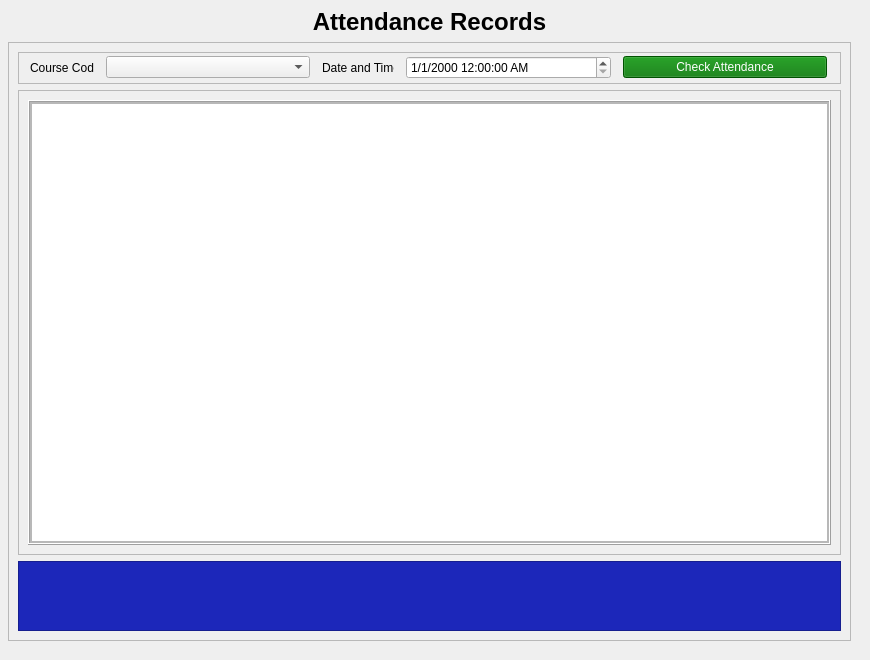
            <widget class="QWidget" name="attendance_record_page">
             <widget class="QFrame" name="frame">
              <property name="geometry">
               <rect>
                <x>-1</x>
                <y>-1</y>
                <width>861</width>
                <height>651</height>
               </rect>
              </property>
              <property name="minimumSize">
               <size>
                <width>861</width>
                <height>651</height>
               </size>
              </property>
              <property name="frameShape">
               <enum>QFrame::NoFrame</enum>
              </property>
              <property name="frameShadow">
               <enum>QFrame::Raised</enum>
              </property>
              <layout class="QVBoxLayout" name="verticalLayout_12">
               <item>
                <widget class="QLabel" name="label">
                 <property name="maximumSize">
                  <size>
                   <width>16777215</width>
                   <height>70</height>
                  </size>
                 </property>
                 <property name="font">
                  <font>
                   <pointsize>18</pointsize>
                   <weight>75</weight>
                   <bold>true</bold>
                  </font>
                 </property>
                 <property name="text">
                  <string>Attendance Records</string>
                 </property>
                 <property name="alignment">
                  <set>Qt::AlignCenter</set>
                 </property>
                </widget>
               </item>
               <item>
                <widget class="QFrame" name="frame_13">
                 <property name="frameShape">
                  <enum>QFrame::StyledPanel</enum>
                 </property>
                 <property name="frameShadow">
                  <enum>QFrame::Raised</enum>
                 </property>
                 <layout class="QVBoxLayout" name="verticalLayout_13">
                  <item>
                   <widget class="QFrame" name="frame_18">
                    <property name="minimumSize">
                     <size>
                      <width>0</width>
                      <height>32</height>
                     </size>
                    </property>
                    <property name="frameShape">
                     <enum>QFrame::StyledPanel</enum>
                    </property>
                    <property name="frameShadow">
                     <enum>QFrame::Raised</enum>
                    </property>
                    <widget class="QWidget" name="horizontalLayoutWidget">
                     <property name="geometry">
                      <rect>
                       <x>0</x>
                       <y>0</y>
                       <width>821</width>
                       <height>31</height>
                      </rect>
                     </property>
                     <layout class="QHBoxLayout" name="horizontalLayout_8">
                      <property name="spacing">
                       <number>12</number>
                      </property>
                      <property name="leftMargin">
                       <number>12</number>
                      </property>
                      <property name="rightMargin">
                       <number>12</number>
                      </property>
                      <item>
                       <widget class="QLabel" name="label_9">
                        <property name="minimumSize">
                         <size>
                          <width>64</width>
                          <height>0</height>
                         </size>
                        </property>
                        <property name="maximumSize">
                         <size>
                          <width>64</width>
                          <height>16777215</height>
                         </size>
                        </property>
                        <property name="text">
                         <string>Course Code:</string>
                        </property>
                       </widget>
                      </item>
                      <item>
                       <widget class="QComboBox" name="course_code_comboBox"/>
                      </item>
                      <item>
                       <widget class="QLabel" name="label_8">
                        <property name="minimumSize">
                         <size>
                          <width>72</width>
                          <height>0</height>
                         </size>
                        </property>
                        <property name="maximumSize">
                         <size>
                          <width>72</width>
                          <height>16777215</height>
                         </size>
                        </property>
                        <property name="text">
                         <string>Date and Time:</string>
                        </property>
                       </widget>
                      </item>
                      <item>
                       <widget class="QDateTimeEdit" name="course_dateTimeEdit">
                        <property name="displayFormat">
                         <string>M/d/yyyy h:mm:ss AP</string>
                        </property>
                       </widget>
                      </item>
                      <item>
                       <widget class="QPushButton" name="get_attendance">
                        <property name="styleSheet">
                         <string notr="true">QPushButton {
	color: rgb(255, 255, 255);
	background-color: rgb(0, 115, 0);
	
}

QPushButton:hover {
	background-color: rgb(0, 170, 0);
}</string>
                        </property>
                        <property name="text">
                         <string>Check Attendance</string>
                        </property>
                       </widget>
                      </item>
                     </layout>
                    </widget>
                   </widget>
                  </item>
                  <item>
                   <widget class="QFrame" name="frame_14">
                    <property name="frameShape">
                     <enum>QFrame::StyledPanel</enum>
                    </property>
                    <property name="frameShadow">
                     <enum>QFrame::Raised</enum>
                    </property>
                    <layout class="QHBoxLayout" name="horizontalLayout_2">
                     <item>
                      <widget class="QFrame" name="frame_16">
                       <property name="frameShape">
                        <enum>QFrame::Box</enum>
                       </property>
                       <property name="frameShadow">
                        <enum>QFrame::Raised</enum>
                       </property>
                       <layout class="QVBoxLayout" name="verticalLayout_14">
                        <property name="spacing">
                         <number>0</number>
                        </property>
                        <property name="leftMargin">
                         <number>0</number>
                        </property>
                        <property name="topMargin">
                         <number>0</number>
                        </property>
                        <property name="rightMargin">
                         <number>0</number>
                        </property>
                        <property name="bottomMargin">
                         <number>0</number>
                        </property>
                        <item>
                         <widget class="QFrame" name="frame_17">
                          <property name="frameShape">
                           <enum>QFrame::StyledPanel</enum>
                          </property>
                          <property name="frameShadow">
                           <enum>QFrame::Raised</enum>
                          </property>
                          <layout class="QHBoxLayout" name="horizontalLayout_6">
                           <property name="spacing">
                            <number>0</number>
                           </property>
                           <property name="leftMargin">
                            <number>0</number>
                           </property>
                           <property name="topMargin">
                            <number>0</number>
                           </property>
                           <property name="rightMargin">
                            <number>0</number>
                           </property>
                           <property name="bottomMargin">
                            <number>0</number>
                           </property>
                           <item>
                            <widget class="QTableView" name="attendance_table"/>
                           </item>
                          </layout>
                         </widget>
                        </item>
                       </layout>
                      </widget>
                     </item>
                    </layout>
                   </widget>
                  </item>
                  <item>
                   <widget class="QFrame" name="frame_15">
                    <property name="minimumSize">
                     <size>
                      <width>0</width>
                      <height>70</height>
                     </size>
                    </property>
                    <property name="maximumSize">
                     <size>
                      <width>16777215</width>
                      <height>70</height>
                     </size>
                    </property>
                    <property name="styleSheet">
                     <string notr="true">background-color: rgb(28, 39, 186);</string>
                    </property>
                    <property name="frameShape">
                     <enum>QFrame::StyledPanel</enum>
                    </property>
                    <property name="frameShadow">
                     <enum>QFrame::Raised</enum>
                    </property>
                   </widget>
                  </item>
                 </layout>
                </widget>
               </item>
              </layout>
             </widget>
            </widget>
